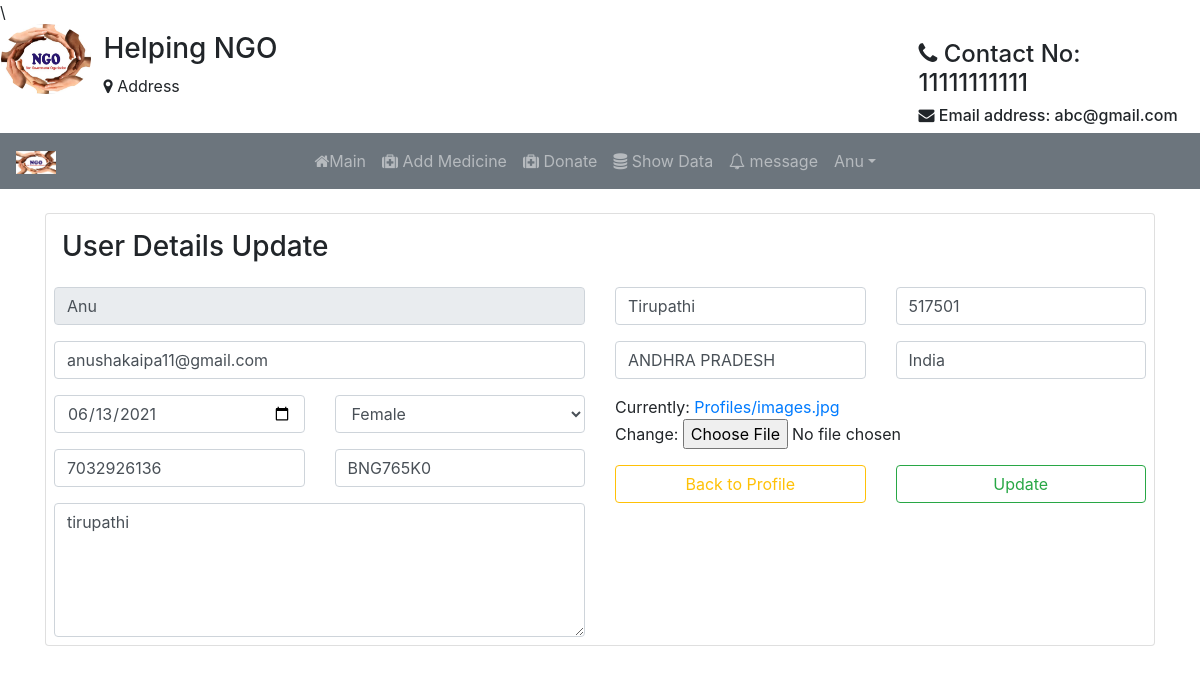
The app's page /dnprf/ (signed in) with its own data.
### Student/models.py (models this page shows)
class User(AbstractUser):
	img= models.ImageField(upload_to='Profiles/',default="profile.png")
	dob=models.DateField(null=True,blank=True)
	organization_name=models.CharField(max_length=120,blank=True,null=True)
	hospital_name=models.CharField(max_length=120,blank=True,null=True)
	g=[('Male','Male'),('Female','Female')]
	gender=models.CharField(max_length=10,choices=g,null=True,blank=True)
	ph_no=models.CharField(max_length=10)
	pan_no=models.CharField(max_length=10,null=True,blank=True)
	address=models.CharField(max_length=100)
	postal_code=models.CharField(max_length=7)
	city=models.CharField(max_length=20)
	state=models.CharField(max_length=20,default='Andra Pradesh')
	country=models.CharField(max_length=20,default='India')
	p=[(1,'Medicinist'),(2,'Organisation'),(3,'Guest')]
	role=models.IntegerField(choices=p,default=3)

### Student/views.py (the view)
# urls.py: path('dnprf/',views.dnrpfle,name="dntpf"),
def dnrpfle(request):
	f = User.objects.get(id=request.user.id)
	if request.method == "POST":
		z = PrfUpd(request.POST,request.FILES,instance=f)
		if z.is_valid():
			z.save()
			return redirect('/pfe')
	z = PrfUpd(instance=f)
	return render(request,'htfiles/dnrpfle.html',{'x':z})

### Student/templates/htfiles/dnrpfle.html (shortened to what this page needs)
{% extends 'htfiles/header.html' %}
{% block content %}
<div class="container mt-4">
  <div class="card">
  	<h3 class="m-3">User Details Update</h3>
  	<form method="post" enctype="multipart/form-data" class="mx-2">
  		<div class="row">
  			<div class="col">
  			{% for n in x %}
  				{% if forloop.counter == 1 %}
  				<div class="row">
  					<div class="col">
  						<td>{{n}}</td>
  					</div>
  				</div>
  				{% elif forloop.counter == 2 %}
  				<div class="row">
  					<div class="col">
  						<td>{{n}}</td>
  					</div>
  				</div>
  				{% elif forloop.counter == 3 %}
			<div class="row">
				{% if user.role == 1 or user.role == 3 %}
				<div class="col">
					<td>{{n}}</td>
				</div>
				{% endif %}
				{% elif forloop.counter == 4 %}
				{% if user.role == 1 or user.role == 3%}
				<div class="col">
					<td>{{n}}</td>
				</div>
				{% endif %}
			</div>
			{% elif forloop.counter == 5 %}
			<div class="row">
				<div class="col">
					<td>{{n}}</td>
				</div>
				{% elif forloop.counter == 6 %}
				{% if user.role == 1 or user.role == 3 %}
				<div class="col">
					<td>{{n}}</td>
				</div>
				{% endif %}
			</div>
			{% elif forloop.counter == 7 %}
			<div class="row">
				<div class="col">
					<td>{{n}}</td>
				</div>
			</div>
			{% endif %}
  			{% endfor %}
  		</div>
  		<div class="col">
  			{% for n in x %}
  			{% if forloop.counter == 8 %}
  			<div class="row">
  				<div class="col">
  					<td>{{n}}</td>
  				</div>
  				{% elif forloop.counter == 9 %}
  				<div class="col">
  					<td>{{n}}</td>
  				</div>
  			</div>
  			{% elif forloop.counter == 10 %}
  			<div class="row">
  				<div class="col">
  					<td>{{n}}</td>
  				</div>
  				{% elif forloop.counter == 11 %}
  				<div class="col">
  					<td>{{n}}</td>
  				</div>
  			</div>
  			{% elif forloop.counter == 12 %}
  			<div class="row my-2">
  				<div class="col">
  					<td>{{n}}</td>
  				</div>
  			</div>
  			{% endif %}
  			{% endfor %}
  			<div class="row">
  				<div class="col">
  					<a href="{% url 'pf' %}" class="btn btn-outline-warning my-2 col-sm">Back to Profile</a>
  				</div>
  				<div class="col">
  					<input type="submit" value="Update" class="btn btn-outline-success my-2 col-sm">
  				</div>
  			</div>
  		</div>
  	</div>
  </form>
</div>
{% endblock %}

### Student/templates/htfiles/navbar.html (shortened to what this page needs)
{% load static %}
<div class="row">
  <div class="col col-md-1" style="margin-left:1px;">
  <img src="{% static 'images/NGO.jpg' %}" alt="logo" style="width:90px; height: 70px;" class="rounded-circle">
  </div>
  <div class="col mt-2">
    <h3>Helping NGO</h3>
    <p><i class="fa fa-map-marker" aria-hidden="true"></i>
Address</p>
  </div>
  <div class="col-md-3" style="margin-right: 4px">
    <h4 class="mt-3"><i class="fa fa-phone" aria-hidden="true"></i>
Contact No: 11111111111</h4>
    <h6><i class="fa fa-envelope" aria-hidden="true"></i>   Email address: abc@gmail.com</h6>
  </div>
</div>
<nav class="navbar navbar-expand-sm bg-secondary text-white navbar-dark">
  <a class="navbar-brand" href="#">
    <img src="{% static 'images/NGO.jpg' %}" alt="logo" style="width: 40px;">
  </a>
  <ul class="navbar-nav ml-auto text-white" style="margin-right: 300px">
{% if not user.is_authenticated %}
    <li class="nav-item" style="margin-right: 80px">
      <a class="nav-link" href="#"><i class="fa fa-home" aria-hidden="true"></i>
Home</a>
    </li>
    <li class="nav-item" style="margin-right: 80px">
      <a class="nav-link" href="{% url 'ab' %}"><i class="fa fa-user" aria-hidden="true"></i>
About us</a>
   <!--  </li>
    <li class="nav-item" style="margin-right: 80px">
      <a class="nav-link" href="#">Volunteers</a>
    </li> -->
    <li class="nav-item" style="margin-right: 80px">
      <a class="nav-link" href="#"><i class="fa fa-users" aria-hidden="true"></i>
Our workers</a>
    </li>
    <li class="nav-item" style="margin-right: 80px">
      <a class="nav-link" href="#"><i class="fa fa-phone" aria-hidden="true"></i>
Contact us</a>
    </li>
    <li class="nav-item">
      <a class="nav-link" href="{% url 'lg' %}"><span class="glyphicon glyphicon-user"></span><i class="fa fa-sign-in" aria-hidden="true"></i>
Login</a>
    </li>
  {% elif user.role == 1 %}
  <li class="nav-item">
        <a class="nav-link" href="{% url 'mn' %}"><i class="fa fa-home" aria-hidden="true"></i>Main</a>
      </li>
      <li class="nav-item">
        <a class="nav-link" href="{% url 'up' %}"><i class="fa fa-medkit" aria-hidden="true"></i>
Add Medicine</a>
      </li>
      <li class="nav-item">
        <a class="nav-link" href="{% url 'expt' %}"><i class="fa fa-medkit" aria-hidden="true"></i>
Donate</a>
      </li>
      <li class="nav-item">
        <a class="nav-link" href="{% url 'tab' %}"><i class="fa fa-database" aria-hidden="true"></i>
Show Data</a>
      </li>
      <li class="nav-item">
        <a class="nav-link" href="#"><i class="fa fa-bell-o" aria-hidden="true"></i>
message </a>
      </li>
      <li class="dropdown">
      <a type="button" class="nav-link dropdown-toggle" data-toggle="dropdown">{{user.username}}</a>
    {% endif %}
    </ul>
</nav>

### Student/templates/htfiles/navbar.html (style rules this page uses)
.nav-link { color: light; }

### records on screen
User: username "Anu", x "Anu", x "anushakaipa11@gmail.com", x "06/13/2021", x "Female", x "7032926136", x "BNG765K0", x "tirupathi", x "Tirupathi", x "517501", x "ANDHRA PRADESH", x "India"
